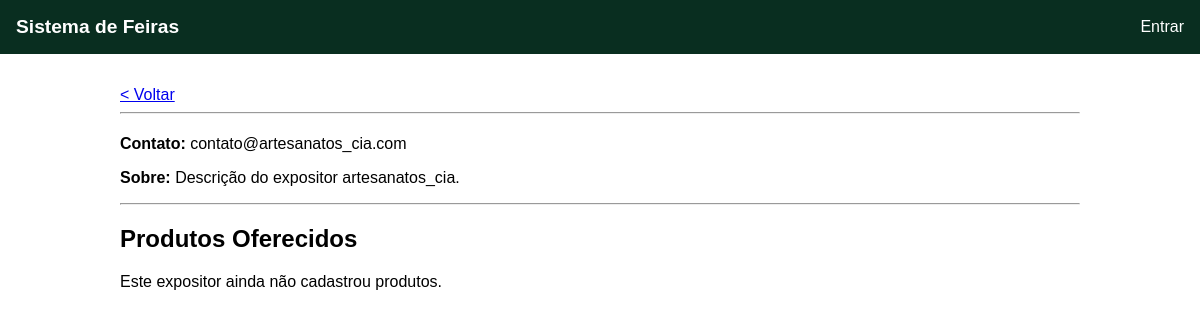
Page /expositor/5/ on the committed database.
### core/models.py (models this page shows, shortened)
class Expositor(models.Model):
    descricao = models.TextField()
    contato = models.CharField(max_length=100)  # Email ou telefone
    feiras = models.ManyToManyField(Feira, related_name='expositores')
    usuario = models.OneToOneField(settings.AUTH_USER_MODEL, on_delete=models.CASCADE)

### core/views.py (the view)
# urls.py: path('expositor/<int:expositor_id>/', views.detalhes_expositor, name='detalhes_expositor'),
def detalhes_expositor(request, expositor_id):
    expositor = get_object_or_404(Expositor, pk=expositor_id)
    lista_de_produtos = expositor.produtos.all()
    context = {
        'expositor': expositor,
        'produtos': lista_de_produtos
    }
    return render(request, 'core/detalhes_expositor.html', context)

### core/templates/core/detalhes_expositor.html (shortened to what this page needs)
{% extends 'core/base.html' %}
{% block content %}
    <a href="javascript:history.back()">< Voltar</a>
    <hr>
    <p><strong>Contato:</strong> {{ expositor.contato }}</p>
    <p><strong>Sobre:</strong> {{ expositor.descricao }}</p>
    <hr>
    <h2>Produtos Oferecidos</h2>
    {% if produtos %}
        {% for produto in produtos %}
            <div class="produto-card">
                <h3>{{ produto.nome }}</h3>
                <p>{{ produto.descricao }}</p>
                <p class="preco">Preço: R$ {{ produto.preco|floatformat:2 }}</p>
            </div>
        {% endfor %}
    {% else %}
        <p>Este expositor ainda não cadastrou produtos.</p>
    {% endif %}
{% endblock %}

### core/templates/core/base.html (style rules this page uses)
body { font-family: sans-serif; margin: 0; }

### rows in the picture
Expositor: contato "contato@artesanatos_cia.com", descricao "Descrição do expositor artesanatos_cia."
